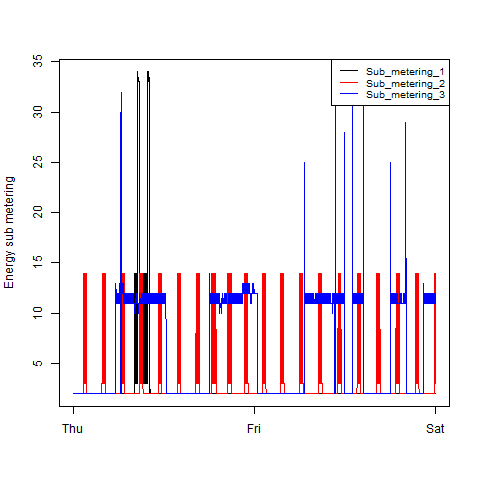

Write the R code that produced this figure.
#Use the R script file "getdata.R" to get and tidy the data from the text file
source("getdata.R")

#Use the R script file "functions1.R" to access the function plotline_Sub_metering 
#that plots the chart
source("functions1.R")

#Create a file device for plotting
png(file = "plot3.png")

#Plot the chart
plotline_Sub_metering()

#Close the device
dev.off()